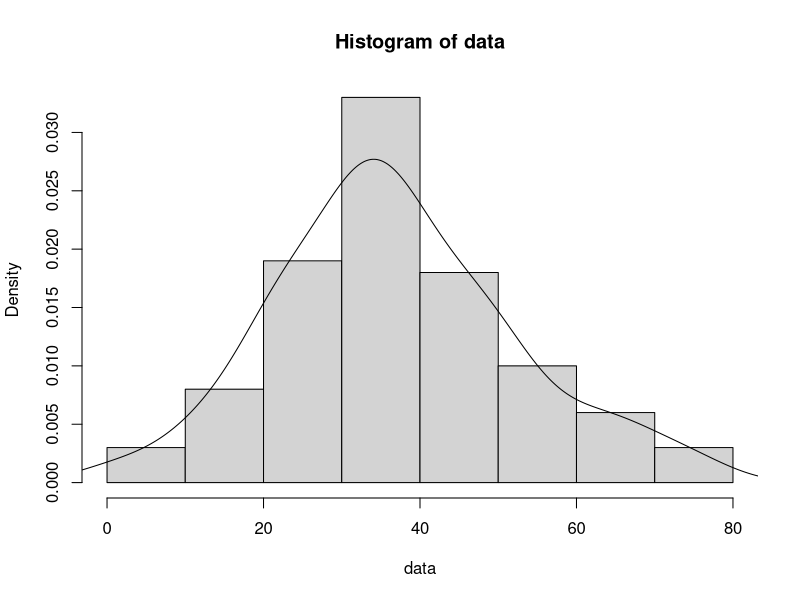
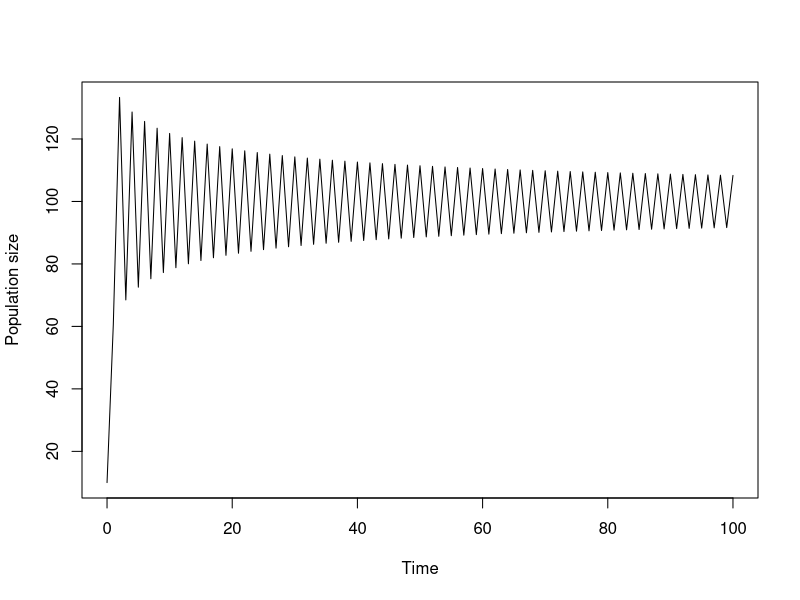

Reproduce these figures in R, in order.
#Exercise 6

#6.1
area_func <- function(d) pi*(d/2)^2
area_func(3.4)

#6.2
fah_to_cen <- function(temp) paste("Fahrenheit:",temp,"is equivalent to",round((temp-32)*(5/9),2),"centigrade.")
fah_to_cen(0)

#6.3
norm_data <- rnorm(100, 35, 15)
summary_func <- function(data) {
  cat(paste("Mean:",mean(data),"\nMedian:",median(data),"\nRange:",max(data)-min(data)))
  hist(data,freq=FALSE)
  lines(density(data))
}
summary_func(norm_data)

#6.4
median_func <- function(data) {
  data <- sort(data)
  if (length(data) %% 2 == 0) {
    return((data[length(data)/2]+data[(length(data)/2)+1])/2)
  }
  else {
    return(data[(length(data)+1)/2])
  }
}

data1 <- c(1,3,2,4)
data2 <- c(1,3,5,4,2)
median_func(data1)
median_func(data2)

#6.5
ricker <- function(nzero, r, time, K=100) {
  data <- c(nzero)
  for (i in seq(time)) {
    data <- c(data, data[i]*exp(r*(1-(data[i]/K))))
  }
  plot(seq(0, time), data, type="l", xlab="Time", ylab="Population size")
}
ricker(10,2,100)